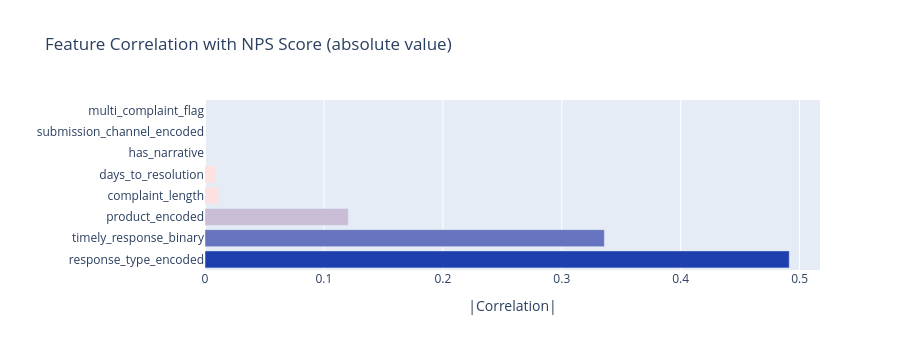

The code cell stored with this chart in its notebook:
### Code cell
# Correlation between features and NPS
if "nps_score" in df.columns:
    corr = df[FEATURE_COLS + ["nps_score"]].fillna(0).corr()["nps_score"].drop("nps_score")
    corr_df = corr.abs().sort_values(ascending=False).reset_index()
    corr_df.columns = ["feature", "abs_correlation_with_nps"]

    fig = px.bar(
        corr_df,
        x="abs_correlation_with_nps",
        y="feature",
        orientation="h",
        title="Feature Correlation with NPS Score (absolute value)",
        color="abs_correlation_with_nps",
        color_continuous_scale=["#fee2e2", "#1e40af"],
        labels={"abs_correlation_with_nps": "|Correlation|", "feature": ""},
    )
    fig.update_layout(coloraxis_showscale=False, height=350)
    fig.show()
else:
    print("nps_score column not found — run Notebook 01 first.")

### Figure 1 — Plotly figure (JSON) as saved in the notebook; plotly's stock layout.template omitted (floating-point values rounded to 4 significant figures)
{"data": [{"hovertemplate": "|Correlation|=%{marker.color}<br>=%{y}<extra></extra>", "legendgroup": "", "marker": {"color": [0.4913, 0.3358, 0.1206, 0.01158, 0.009266, NaN, NaN, NaN], "coloraxis": "coloraxis", "pattern": {"shape": ""}}, "name": "", "orientation": "h", "showlegend": false, "textposition": "auto", "type": "bar", "x": [0.4913, 0.3358, 0.1206, 0.01158, 0.009266, NaN, NaN, NaN], "xaxis": "x", "y": ["response_type_encoded", "timely_response_binary", "product_encoded", "complaint_length", "days_to_resolution", "has_narrative", "submission_channel_encoded", "multi_complaint_flag"], "yaxis": "y"}], "layout": {"barmode": "relative", "coloraxis": {"colorbar": {"title": {"text": "|Correlation|"}}, "colorscale": [[0, "#fee2e2"], [1, "#1e40af"]], "showscale": false}, "height": 350, "legend": {"tracegroupgap": 0}, "title": {"text": "Feature Correlation with NPS Score (absolute value)"}, "xaxis": {"anchor": "y", "domain": [0, 1], "title": {"text": "|Correlation|"}}, "yaxis": {"anchor": "x", "domain": [0, 1], "title": {"text": ""}}}}
